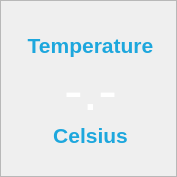
           <widget class="QFrame" name="frame">
            <property name="geometry">
             <rect>
              <x>0</x>
              <y>0</y>
              <width>177</width>
              <height>177</height>
             </rect>
            </property>
            <property name="styleSheet">
             <string notr="true">border-image: url(:/background.png/main_ring.png);</string>
            </property>
            <property name="frameShape">
             <enum>QFrame::StyledPanel</enum>
            </property>
            <property name="frameShadow">
             <enum>QFrame::Raised</enum>
            </property>
            <widget class="QLabel" name="Temperature_Label">
             <property name="geometry">
              <rect>
               <x>20</x>
               <y>30</y>
               <width>141</width>
               <height>31</height>
              </rect>
             </property>
             <property name="font">
              <font>
               <family>Arial</family>
               <pointsize>16</pointsize>
               <weight>75</weight>
               <italic>false</italic>
               <bold>true</bold>
              </font>
             </property>
             <property name="styleSheet">
              <string notr="true">border-image:none;
color: rgb(29, 167, 221);</string>
             </property>
             <property name="text">
              <string>Temperature</string>
             </property>
             <property name="scaledContents">
              <bool>false</bool>
             </property>
             <property name="alignment">
              <set>Qt::AlignCenter</set>
             </property>
             <property name="margin">
              <number>0</number>
             </property>
            </widget>
            <widget class="QLabel" name="Temperature_Value">
             <property name="geometry">
              <rect>
               <x>20</x>
               <y>60</y>
               <width>141</width>
               <height>61</height>
              </rect>
             </property>
             <property name="font">
              <font>
               <family>Arial</family>
               <pointsize>42</pointsize>
               <weight>9</weight>
               <italic>false</italic>
               <bold>false</bold>
              </font>
             </property>
             <property name="styleSheet">
              <string notr="true">border-image:none;
font: 75 42pt &quot;Arial&quot;;
color: rgb(255, 255, 255);</string>
             </property>
             <property name="text">
              <string>-.-</string>
             </property>
             <property name="scaledContents">
              <bool>false</bool>
             </property>
             <property name="alignment">
              <set>Qt::AlignCenter</set>
             </property>
             <property name="margin">
              <number>0</number>
             </property>
            </widget>
            <widget class="QLabel" name="Temperature_Label2">
             <property name="geometry">
              <rect>
               <x>20</x>
               <y>120</y>
               <width>141</width>
               <height>31</height>
              </rect>
             </property>
             <property name="font">
              <font>
               <family>Arial</family>
               <pointsize>16</pointsize>
               <weight>75</weight>
               <italic>false</italic>
               <bold>true</bold>
              </font>
             </property>
             <property name="styleSheet">
              <string notr="true">border-image:none;
color: rgb(29, 167, 221);</string>
             </property>
             <property name="text">
              <string>Celsius</string>
             </property>
             <property name="scaledContents">
              <bool>false</bool>
             </property>
             <property name="alignment">
              <set>Qt::AlignCenter</set>
             </property>
             <property name="margin">
              <number>0</number>
             </property>
            </widget>
           </widget>
